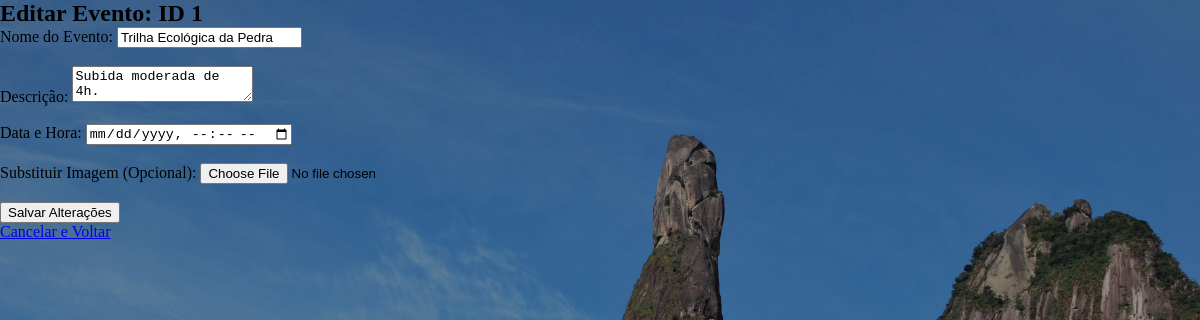
Before: /admin/editar_evento/1 (signed in) with the older database file.
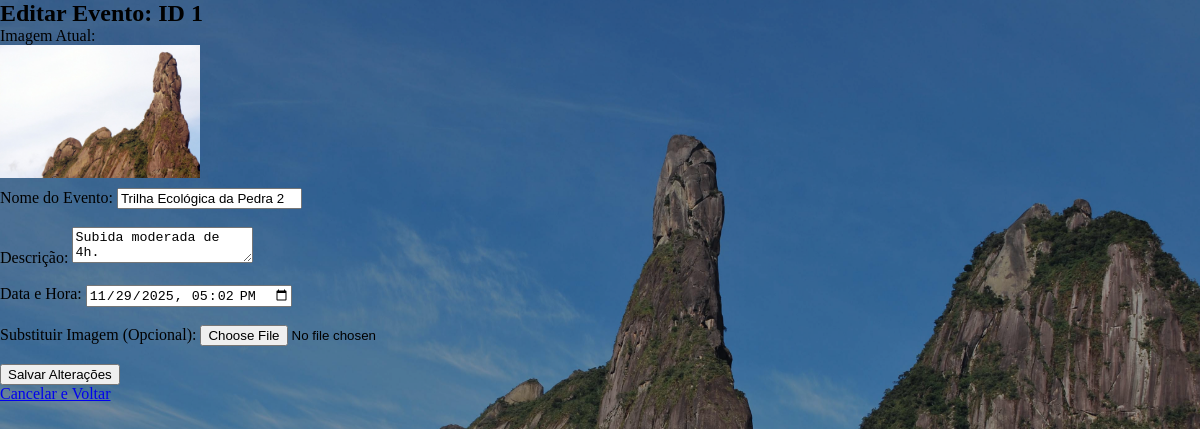
After: the same page with the newer database file.
### app.py (models this page shows, shortened)
class Evento(db.Model):
    id = db.Column(db.Integer, primary_key=True)
    nome = db.Column(db.String(100), nullable=False)
    descricao = db.Column(db.String(300), nullable=False)
    data = db.Column(db.String(50), nullable=False)
    nome_arquivo = db.Column(db.String(255), nullable=True)
    participantes = db.relationship('User', secondary=inscricoes, lazy='subquery',
                                    backref=db.backref('eventos_inscritos', lazy=True))

### app.py (the view)
@app.route("/admin/editar_evento/<int:evento_id>", methods=["GET"])
@admin_required
def editar_evento(evento_id):
    evento_para_editar = Evento.query.get_or_404(evento_id)
    return render_template(
        "admin_edit_event.html",
        evento=evento_para_editar)

### app.py (called while the page is built)
def admin_required(view_func):
    @functools.wraps(view_func)
    def wrapper(*args, **kwargs):
        if 'user_id' not in session:
            flash("Você precisa estar logado para acessar esta página.", 'warning')
            return redirect(url_for('login'))
        user = User.query.get(session['user_id'])
        if not user or not user.is_admin:
            flash("Acesso negado. Apenas administradores podem acessar.", 'danger')
            return redirect(url_for('index'))
        return view_func(*args, **kwargs)
    return wrapper

### templates/admin_edit_event.html (shortened to what this page needs)
<!DOCTYPE html>
<html lang="pt-BR">
<head>
    <link rel="stylesheet" href="{{ url_for('static', filename='css/style.css') }}">
</head>
<body>
    <h2>Editar Evento: ID {{ evento.id }}</h2>
    <form method="POST" action="{{ url_for('processar_edicao_evento', evento_id=evento.id) }}" enctype="multipart/form-data">
        {% if evento.nome_arquivo %}
            <p>Imagem Atual:</p>
            <img src="{{ url_for('static', filename='uploads/' + evento.nome_arquivo) }}"
                 alt="Imagem atual do evento"
                 style="max-width: 200px; display: block; margin-bottom: 10px;">
        {% endif %}
        <label for="nome">Nome do Evento:</label>
        <input type="text" name="nome" id="nome" value="{{ evento.nome }}" required>
        <br><br>
        <label for="descricao">Descrição:</label>
        <textarea name="descricao" id="descricao" required>{{ evento.descricao }}</textarea>
        <br><br>
        <label for="data">Data e Hora:</label>
        <input type="datetime-local" name="data" id="data" value="{{ evento.data }}" required>
        <br><br>
        <label for="imagem">Substituir Imagem (Opcional):</label>
        <input type="file" name="imagem" id="imagem" accept="image/*">
        <br><br>
        <button type="submit">Salvar Alterações</button>
    </form>
    <p>
        <a href="{{ url_for('admin') }}">Cancelar e Voltar</a>
    </p>
</body>
</html>

### static/css/style.css (style rules this page uses)
body { position: relative; margin: 0; min-height: 100vh; background: url(../imagens/dedo-de-deus.jpg) no-repeat center center; background-size: cover; }
body::before { content: ""; position: absolute; inset: 0; background: rgba(0, 0, 0, 0.311); z-index: -1; }
* { box-sizing: border-box; margin-block: 0; }

Changed rows visible on the page:
changed Evento "Subida moderada de 4h.": nome_arquivo: picture added; nome "Trilha Ecológica da Pedra" → "Trilha Ecológica da Pedra 2"; data (not shown) → "11/29/2025 17:02"
Other visible differences:
text now shown: "Imagem Atual:"
